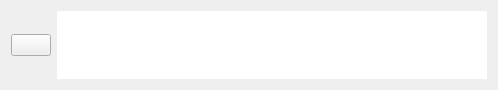
<?xml version="1.0" encoding="UTF-8"?>
<ui version="4.0">
 <class>TopToolsView</class>
 <widget class="QWidget" name="TopToolsView">
  <property name="geometry">
   <rect>
    <x>0</x>
    <y>0</y>
    <width>498</width>
    <height>78</height>
   </rect>
  </property>
  <property name="windowTitle">
   <string>Form</string>
  </property>
  <layout class="QHBoxLayout" name="horizontalLayout">
   <item>
    <widget class="QPushButton" name="pushButton">
     <property name="sizePolicy">
      <sizepolicy hsizetype="Minimum" vsizetype="Fixed">
       <horstretch>0</horstretch>
       <verstretch>0</verstretch>
      </sizepolicy>
     </property>
     <property name="text">
      <string/>
     </property>
     <property name="icon">
      <iconset resource="Resources.qrc">
       <normaloff>:/images/icon/Images/box.png</normaloff>:/images/icon/Images/box.png</iconset>
     </property>
     <property name="iconSize">
      <size>
       <width>32</width>
       <height>32</height>
      </size>
     </property>
     <property name="flat">
      <bool>false</bool>
     </property>
    </widget>
   </item>
   <item>
    <widget class="QTableView" name="tableView">
     <property name="frameShape">
      <enum>QFrame::NoFrame</enum>
     </property>
     <property name="frameShadow">
      <enum>QFrame::Plain</enum>
     </property>
     <property name="lineWidth">
      <number>0</number>
     </property>
     <property name="verticalScrollBarPolicy">
      <enum>Qt::ScrollBarAlwaysOff</enum>
     </property>
     <property name="horizontalScrollBarPolicy">
      <enum>Qt::ScrollBarAlwaysOff</enum>
     </property>
    </widget>
   </item>
  </layout>
 </widget>
 <resources>
  <include location="Resources.qrc"/>
 </resources>
 <connections/>
</ui>
